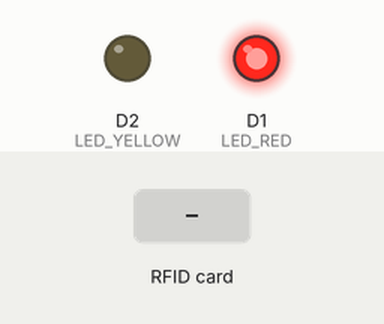
Recording of a sketch running on a simulated ESP8266 (NodeMCU). Parts: output pins drawn as LEDs (lit = HIGH). The test bench sets the inputs (shaded band). WiFi joins after 1.5 s; servers stay silent unless stated; uploads are accepted with an empty reply; what the sketch prints to the serial monitor is not drawn.

Above: at 2.8 s.
2.9 s: RFID card 11 22 33 44 held to the reader
At 3.6 s:
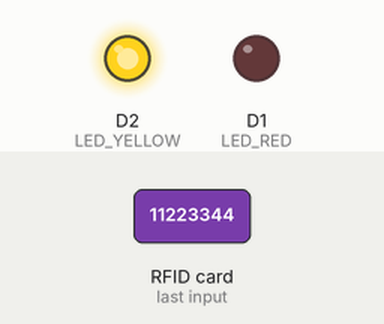
5.7 s: RFID card 5E 7A 19 C4 held to the reader
At 7.5 s:
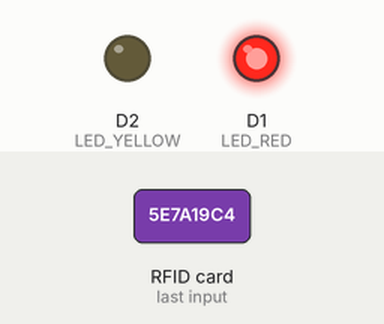
Timing chart, 0 to 9.0 s (numbered marks = the images above; inputs shaded):
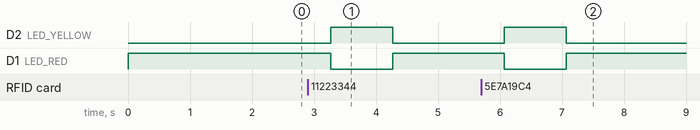

Measured:
- after the input at 2.9 s, D2 (LED_YELLOW): LOW → HIGH after 0.37 s, → LOW 1.0 s later; D1 (LED_RED): HIGH → LOW after 0.37 s, → HIGH 1.0 s later
- after the input at 5.7 s, D2 (LED_YELLOW): LOW → HIGH after 0.37 s, → LOW 1.0 s later; D1 (LED_RED): HIGH → LOW after 0.37 s, → HIGH 1.0 s later

The sketch:

RFID_Attendance_GoogleSheets.ino
```cpp
// Viral Science www.viralsciencecreativity.com www.youtube.com/c/viralscience
// Smart Attendance System with Google Sheets
#include <SPI.h>
#include <MFRC522.h>
#include <Arduino.h>
#include <ESP8266WiFi.h>
#include <ESP8266HTTPClient.h>
#include <WiFiClient.h>
#include <WiFiClientSecureBearSSL.h>
//-----------------------------------------
#define RST_PIN  D3
#define SS_PIN   D4
#define LED_RED  D1  // LED merah
#define LED_YELLOW D2 // LED kuning
//-----------------------------------------
MFRC522 mfrc522(SS_PIN, RST_PIN);
MFRC522::MIFARE_Key key;
MFRC522::StatusCode status;
//-----------------------------------------
int blockNum = 2;
byte bufferLen = 18;
byte readBlockData[18];
String lastCardID = "";  // Menyimpan ID kartu terakhir
unsigned long lastReadTime = 0; // Waktu terakhir membaca kartu
const int debounceDelay = 2000; // Delay untuk debounce kartu (2 detik)
//-----------------------------------------
String card_holder_name;
const String sheet_url = "https://script.google.com/macros/s/AKfycbxKpoCSPVUhuiwfy1LFsXOMwYiYUZffUspToTfq-6HWnZddFfrCl9mDjg5P2PO5THc6/exec?name=";
//-----------------------------------------
#define WIFI_SSID "Aljomog"  // Enter WiFi Name
#define WIFI_PASSWORD "11223344"  // Enter WiFi Password
//-----------------------------------------

void setup() {
  Serial.begin(9600);
  Serial.println();

  // Setup LED pins
  pinMode(LED_RED, OUTPUT);
  pinMode(LED_YELLOW, OUTPUT);
  digitalWrite(LED_RED, HIGH);    // LED merah menyala awalnya
  digitalWrite(LED_YELLOW, LOW);  // LED kuning mati awalnya

  // WiFi Connectivity
  Serial.print("Connecting to AP");
  WiFi.begin(WIFI_SSID, WIFI_PASSWORD);
  while (WiFi.status() != WL_CONNECTED) {
    Serial.print(".");
    delay(200);
  }
  Serial.println("\nWiFi connected.");
  Serial.println("IP address: ");
  Serial.println(WiFi.localIP());

  // Initialize SPI bus
  SPI.begin();
  mfrc522.PCD_Init();
  Serial.println("RFID reader initialized. Ready to scan...");
}

void loop() {
  digitalWrite(LED_RED, HIGH);  // LED merah menyala saat menunggu kartu

  if (!mfrc522.PICC_IsNewCardPresent()) return;
  if (!mfrc522.PICC_ReadCardSerial()) return;

  // Membaca ID kartu sebagai string
  String currentCardID = "";
  for (byte i = 0; i < mfrc522.uid.size; i++) {
    currentCardID += String(mfrc522.uid.uidByte[i], HEX);
  }
  currentCardID.toUpperCase();

  // Debounce kartu agar tidak diproses berulang kali
  if (currentCardID == lastCardID && millis() - lastReadTime < debounceDelay) {
    return;
  }

  lastCardID = currentCardID;
  lastReadTime = millis();

  Serial.println(F("Reading data from RFID..."));
  ReadDataFromBlock(blockNum, readBlockData);

  Serial.print(F("Card ID: "));
  Serial.println(currentCardID);

  // Menggabungkan URL untuk Google Sheets
  if (WiFi.status() == WL_CONNECTED) {
    std::unique_ptr<BearSSL::WiFiClientSecure> client(new BearSSL::WiFiClientSecure);
    client->setInsecure();

    card_holder_name = sheet_url + String((char*)readBlockData);
    card_holder_name.trim();
    Serial.println("Sending to Google Sheets: " + card_holder_name);

    HTTPClient https;
    if (https.begin(*client, card_holder_name)) {
      int httpCode = https.GET();
      if (httpCode > 0) {
        Serial.printf("[HTTPS] GET... code: %d\n", httpCode);

        // Jika data berhasil dikirim
        digitalWrite(LED_RED, LOW);    // Matikan LED merah
        digitalWrite(LED_YELLOW, HIGH); // Nyalakan LED kuning
        delay(1000);                   // Tunggu 1 detik
        digitalWrite(LED_YELLOW, LOW); // Matikan LED kuning
      } else {
        Serial.printf("[HTTPS] GET... failed, error: %s\n", https.errorToString(httpCode).c_str());
      }
      https.end();
    } else {
      Serial.printf("[HTTPS] Unable to connect\n");
    }
  }

  // Hentikan komunikasi dengan kartu
  mfrc522.PICC_HaltA();        // Hentikan komunikasi dengan kartu
  mfrc522.PCD_StopCrypto1();   // Matikan sesi enkripsi untuk menghindari masalah membaca ulang
  Serial.println("Waiting for next card...");
}

void ReadDataFromBlock(int blockNum, byte readBlockData[]) {
  for (byte i = 0; i < 6; i++) {
    key.keyByte[i] = 0xFF;
  }
  status = mfrc522.PCD_Authenticate(MFRC522::PICC_CMD_MF_AUTH_KEY_A, blockNum, &key, &(mfrc522.uid));

  if (status != MFRC522::STATUS_OK) {
     Serial.print("Authentication failed: ");
     Serial.println(mfrc522.GetStatusCodeName(status));
     return;
  }
  status = mfrc522.MIFARE_Read(blockNum, readBlockData, &bufferLen);
  if (status != MFRC522::STATUS_OK) {
    Serial.print("Reading failed: ");
    Serial.println(mfrc522.GetStatusCodeName(status));
    return;
  }
  Serial.println("Block read successfully");
}
```
